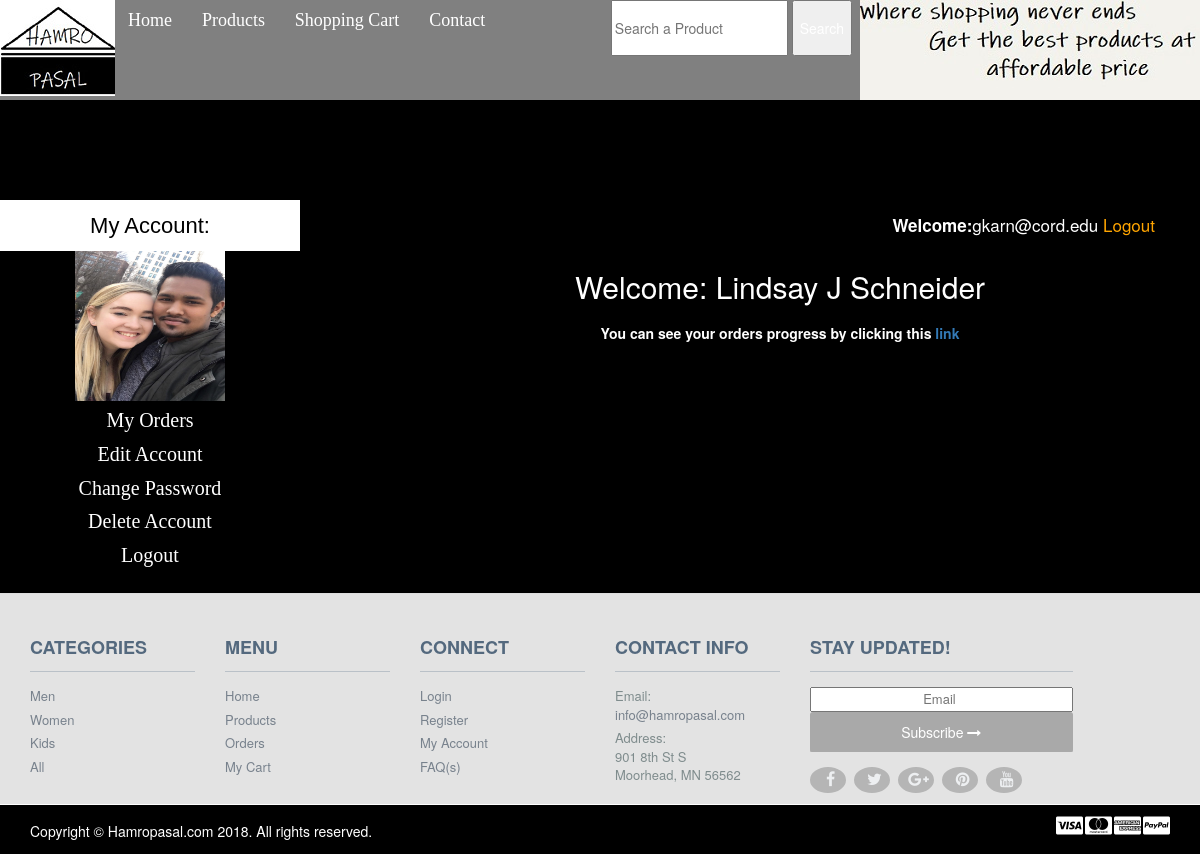
The app's page /customer/my_account.php (signed in) with its own data.
### tables this page shows
CREATE TABLE `customers` (
  `customer_id` int(10) NOT NULL,
  `customer_ip` varchar(255) NOT NULL,
  `customer_name` text NOT NULL,
  `customer_email` varchar(100) NOT NULL,
  `customer_pass` varchar(100) NOT NULL,
  `customer_country` text NOT NULL,
  `customer_city` text NOT NULL,
  `customer_contact` varchar(255) NOT NULL,
  `customer_image` text NOT NULL,
  `customer_address` text NOT NULL
);

### customer/my_account.php (the view, shortened to what this page needs)
<!DOCTYPE>
<?php
include("functions/functions.php");
?>
<html>
	<head>
		<link href="//netdna.bootstrapcdn.com/bootstrap/3.2.0/css/bootstrap.min.css" rel="stylesheet" id="bootstrap-css">
		<link rel="stylesheet" href="https://cdnjs.cloudflare.com/ajax/libs/font-awesome/4.7.0/css/font-awesome.min.css">
		<link href="styles/footer.css" rel="stylesheet">
		<link rel="stylesheet" href="styles/style.css" media="all"/>
	</head>
	<div class="main_wrapper">
		<body>
		<div class="header_wrapper">
			<ul>
			<a href="../index.php"><img id="logo" src="Img/logo.jpg"/></a>
			<img id="banner" src="Img/banner.jpg"/>
		</ul>
		<ul>
			<div class="menubar">
				<ul id="menu">
					<li><a href="../index.php">Home</a></li>
					<li><a href="../all_products.php">Products</a></li>
					<li><a href="../cart.php">Shopping Cart</a></li>
					<li><a href="#">Contact</a></li>
				</ul>
					<div id="form">
						<form method="get" action="results.php" enctype="multipart/form-data">
							<input type="text" name"user_query" placeholder= "Search a Product"/>
							<input type="submit" name="search" value="Search"/>
						</form>
					</div>
			</div>
			</ul>
			</div>
		<div class="content_wrapper">
			<div id ="sidebar">
				<div id="sidebar_title">My Account:</div>
				<ul id="saman">
				<?php
					$user = $_SESSION['customer_email'];
					$get_img = "select * from customers where customer_email='$user'";
					$run_img = mysqli_query($con, $get_img);
					$row_img = mysqli_fetch_array($run_img);
					$c_image = $row_img['customer_image'];
					$c_name = $row_img['customer_name'];
					echo "<p style='text-align:center;'> <img src='customer_images/$c_image' width='150' height='150'/>";
				?>
					<li><a href="my_account.php?my_orders">My Orders</a></li>
					<li><a href="my_account.php?edit_account">Edit Account</a></li>
					<li><a href="my_account.php?change_pass">Change Password</a></li>
					<li><a href="my_account.php?delete_account">Delete Account</a></li>
					<li><a href="logout.php">Logout</a></li>
				</ul>
			</div>
			<div id="content_area">
			<div id="shopping_cart">
					<span style="float:right; font-size:17px; padding:5px; line-height:40px;">
					<?php
						if(isset($_SESSION['customer_email'])){
							echo "<b>Welcome:</b>" . $_SESSION['customer_email'];
						}
					?>
					<?php
						if(!isset($_SESSION['customer_email'])){
							echo "<a href='../checkout.php' style='color:orange'>Login</a>";
						}
						else{
							echo "<a href='logout.php' style='color:orange'>Logout</a>";
						}
					?>
					</span>
			</div>
					<div id = "products_box">
						<?php
							if(!isset($_GET['my_orders'])){
								if(!isset($_GET['edit_account'])){
									if(!isset($_GET['change_pass'])){
										if(!isset($_GET['delete_account'])){
											echo "<h2 style='padding:20px;'>Welcome: $c_name</h2>
											<b>You can see your orders progress by clicking this <a href='my_account.php?my_orders'>link</a></b>";
										}
									}
								}
							}
						?>
					</div>
			</div>
		</div>
		</body>
		<footer>
		    <div class="footer" id="footer">
		        <div class="container">
		            <div class="row">
		                <div class="col-lg-2  col-md-2 col-sm-4 col-xs-6">
		                    <h3> Categories </h3>
		                    <ul>
		                        <li> <a href="#"> Men </a> </li>
		                        <li> <a href="#"> Women </a> </li>
		                        <li> <a href="#"> Kids </a> </li>
		                        <li> <a href="#"> All </a> </li>
		                    </ul>
		                </div>
		                <div class="col-lg-2  col-md-2 col-sm-4 col-xs-6">
		                    <h3> Menu </h3>
		                    <ul>
		                        <li> <a href="#"> Home </a> </li>
		                        <li> <a href="#"> Products </a> </li>
		                        <li> <a href="#"> Orders</a> </li>
		                        <li> <a href="#"> My Cart</a> </li>
		                    </ul>
		                </div>
		                <div class="col-lg-2  col-md-2 col-sm-4 col-xs-6">
		                    <h3> Connect  </h3>
		                    <ul>
		                        <li> <a href="#"> Login </a> </li>
		                        <li> <a href="#"> Register </a> </li>
		                        <li> <a href="#"> My Account </a> </li>
		                        <li> <a href="#"> FAQ(s) </a> </li>
		                    </ul>
		                </div>
		                <div class="col-lg-2  col-md-2 col-sm-4 col-xs-6">
		                    <h3> Contact Info </h3>
		                    <ul>
		                        <li> Email: </li>
		                        <li> <a href="#">info@hamropasal.com </a> </li>
		                        <li> Address: </li>
		                        <li>901 8th St S</li>
		                        <li>Moorhead, MN 56562</li>
		                    </ul>
		                </div>
		                <div class="col-lg-3  col-md-3 col-sm-6 col-xs-12 ">
		                    <h3> Stay Updated! </h3>
		                    <ul>
		                        <li>
		                            <div class="input-append newsletter-box text-center">
		                                <input type="text" class="full text-center" placeholder="Email ">
		                                <button class="btn  bg-gray" type="button"> Subscribe <i class="fa fa-long-arrow-right"> </i> </button>
		                            </div>
		                        </li>
		                    </ul>
		                    <ul class="social">
		                        <li> <a href="#"> <i class=" fa fa-facebook"></i> </a> </li>
		                        <li> <a href="#"> <i class="fa fa-twitter"></i> </a> </li>
		                        <li> <a href="#"> <i class="fa fa-google-plus"></i> </a> </li>
		                        <li> <a href="#"> <i class="fa fa-pinterest"></i> </a> </li>
		                        <li> <a href="#"> <i class="fa fa-youtube"></i> </a> </li>
		                    </ul>
		                </div>
		            </div>
		        </div>
		    </div>
		    <div class="footer-bottom">
		        <div class="container">
		            <p class="pull-left"> Copyright © Hamropasal.com 2018. All rights reserved. </p>
		            <div class="pull-right">
		                <ul class="nav nav-pills payments">
		                	<li><i class="fa fa-cc-visa"></i></li>
		                    <li><i class="fa fa-cc-mastercard"></i></li>
		                    <li><i class="fa fa-cc-amex"></i></li>
		                    <li><i class="fa fa-cc-paypal"></i></li>
		                </ul>
		            </div>
		        </div>
		    </div>
		</footer>
	</div>
</html>

### customer/styles/footer.css (style rules this page uses)
.full { width: 100%; }
.footer { background: #E3E3E3; height: 230px; bottom:31px; position: absolute; width: 100%; border-bottom: 1px solid #CCCCCC; border-top: 1px solid #DDDDDD; }
.footer h3 { border-bottom: 1px solid #BAC1C8; color: #54697E; font-size: 18px; font-weight: 600; line-height: 27px; padding: 40px 0 10px; text-transform: uppercase; }
.footer ul { font-size: 13px; list-style-type: none; margin-left: 0; padding-left: 0; margin-top: 15px; color: #7F8C8D; }
.footer ul li a { padding: 0 0 5px 0; display: block; }
.footer a { color: #78828D }
.newsletter-box .btn { border: medium none; background-color: #A9A9A9; -webkit-border-radius: 3px; -moz-border-radius: 3px; -o-border-radius: 3px; -ms-border-radius: 3px; border-radius: 3px; display: inline-block; height: 40px; padding: 0; width: 100%; color: #fff; }
.newsletter-box { overflow: hidden; }
.bg-gray { background-image: -moz-linear-gradient(center bottom, #BBBBBB 0%, #F0F0F0 100%); box-shadow: 0 1px 0 #B4B3B3; }
.social li { background: none repeat scroll 0 0 #B5B5B5; border: 2px solid #B5B5B5; -webkit-border-radius: 75%; -moz-border-radius: 75%; -o-border-radius: 75%; -ms-border-radius: 75%; border-radius: 75%; float: left; height: 26px; line-height: 36px; margin: 0 8px 0 0; padding: 2; text-align: center; width: 36px; transition: all 0.5s ease 0s; -moz-transition: all 0.5s ease 0s; -webkit-transition: all 0.5s ease 0s; -ms-transition: all 0.5s ease 0s; -o-transition: all 0.5s ease 0s; }
.social li a { color: #EDEFF1; }
.social li a i { font-size: 16px; margin: 0 0 0 5px; color: #EDEFF1 !important; }
.footer-bottom { left:0px; bottom:0px; height: 50px; width: 100%; position: fixed; background: black; color:white; border-top: 1px solid #ffffff; padding-top: 10px; padding-bottom: 10px; }
.footer-bottom p.pull-left { padding-top: 6px; }
.payments { font-size: 1.5em; }

### customer/styles/style.css (style rules this page uses)
html, body, div, span, applet, object, iframe, h1, h2, h3, h4, h5, h6, p, blockquote, pre, a, abbr, acronym, address, big, cite, code, del, dfn, em, img, ins, kbd, q, s, samp, small, strike, strong, sub, sup, tt, var, b, u, i, center, dl, dt, dd, ol, ul, li, fieldset, form, label, legend, table, caption, tbody, tfoot, thead, tr, th, td, article, aside, canvas, details, embed, figure, figcaption, footer, header, hgroup, menu, nav, output, ruby, section, summary, time, mark, audio, video { margin: 0; padding: 0; border: 0; vertical-align: baseline; }
article, aside, details, figcaption, figure, footer, header, hgroup, menu, nav, section { display: block; }
* { box-sizing: border-box; }
*:before, *:after { box-sizing: border-box; }
html, body { height: 100%; position: relative; background:black; color:white; }
.main_wrapper { min-height: 100vh; overflow: hidden; display: block; position: relative; padding-bottom: 280px; }
.header_wrapper { width:100%; height:200px; margin:auto; }
#logo { float:left; }
#banner { float:right; }
.menubar { width:100%; height:100px; background:gray; color:white; }
#menu { padding:0; margin:0; line-height:40px; float:left; }
#menu li { list-style:none; display:inline; }
#menu a { text-decoration:none; color:white; padding:8px; margin:5px; font-size:18px; font-family:COMIC SANS MS; }
#form { float:right; padding-right:8px; line-height:50px; }
.content_wrapper { width:100%; margin:auto; background:black; color: white; }
#content_area { width:70%; float:right; background:black; color: white; }
#sidebar { width:25%; background:black; float:left; }
#sidebar_title { background-color:white; color:black; font-size:22px; font-family:arial; padding:10px; text-align:center; }
#saman { text-align:center; }
#saman li { list-style:none; margin:5px; }
#saman a { color:white; padding:8px; margin:5px; text-align:center; font-size:20px; text-decoration:none; font-family:Comic Sans MS }
#products_box { width:780px; text-align:center; margin-left:30px; margin-bottom:10px; }
#shopping_cart { width:800px; height: 50px; background:black; color:white; }

### records on screen
customers: customer_image (picture), customer_name "Lindsay J Schneider"

### other values on screen
$_SESSION['customer_email'] "gkarn@cord.edu"
